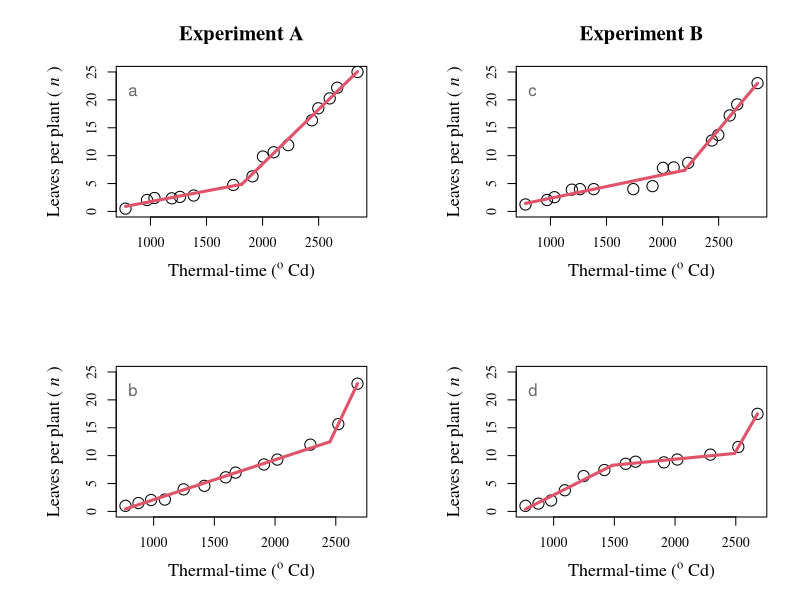

Recreate this plot in R.
## ---- chunk 1
library(segmented)
library(ggplot2)
## ---- chunk 2
setwd ("C:\\MyPfrBackUp\\My papers\\2015-Emmanuels_FodderBeet_Canopy\\Stats\\senesc\\")
info  = read.table("Broken_Stick_Senesc_Tt.txt", sep="\t", header=T)
head(info)
#plot(info)
## ---- chunk 3
years = unique(info$Year)
waterTreats = unique(info$Water)
years
waterTreats
## ---- chunk 4
par(mar=c(5,7,4,2))
par(mfcol=c(2,2))
graphNo=0
g = NULL
maxY <- max(info$Leaves)
for(y in 1:length(years)) {
  for(w in 1:length(waterTreats)) {
      
    graphNo = graphNo + 1
    
        if(graphNo == 1) {graphTitle = "A"
                }else{
                  graphTitle = "B"}
    
    df = subset(info, Year == years[y] & Water == waterTreats[w])
    
    if(w == 2 & y == 2) { # if rainfed break and exp B it twice
      
      out.lm<-lm(Leaves~Tt,data=df)
      o<-segmented(out.lm,seg.Z=~Tt,psi=list(Tt=c(1500,2000)),
                   control=seg.control(display=FALSE))
      # show stats
      print(summary(o))
      
      # find slopes and phyllochron
      s = slope(o)
      phyl = round(1/s$Tt[,1], digits = 0)
      
      # find breaks
      b = o$psi[,2]
      
      # show slopes and breakpoints
      print(paste0(years[y], "_",waterTreats[w],
                   ": Slopes: ", phyl, "oCd ", 
                   " Breaks at ",round(b, digits = 0), "oCd "))
      
      # plot graph
      plot(df$Tt,df$Leaves,cex=1.8, pch=01, family= "serif", xlab="", ylab="", ylim=c(0,maxY))
      plot(o,lwd=3, add=T)
      title(xlab=expression("Thermal-time ("^"o"~"Cd)"), 
      family= "serif", cex.lab=1.3, cex.main=1.3, cex.axis=1.3,  
      ylab = expression("Leaves per plant ("~ italic("n") ~")") )
      mtext(letters[graphNo], side = 3, line = -2, adj = 0.05, cex = 1, col = "grey40")
      
      # get the fitted data
      my.fitted <- fitted(o)
      my.model <- data.frame(Tt = df$Tt, Leaves = my.fitted)

      # plot the fitted model
     # g[graphNo] = ggplot(my.model, aes(x = Tt, y = Leaves)) + geom_line()
    
    } else {
      
      out.lm<-lm(Leaves~Tt,data=df)
      o<-segmented(out.lm,seg.Z=~Tt,psi=list(Tt=1800),
                   control=seg.control(display=FALSE))    
      # show stats
      print(summary(o))
      
      # find slopes and phyllochron
      s = slope(o)
      phyl = round(1/s$Tt[,1], digits = 0)
      
      # find breaks
      b = o$psi[,2]
      
      # show slopes and breakpoints
      print(paste0(years[y], "_",waterTreats[w],
                   ": Slopes: ", phyl, "oCd ", 
                   " Breaks at ",round(b, digits = 0), "oCd "))
      if (w == 1) {
        theTitle <- as.character(paste0("Experiment ",graphTitle))
      } else {
        theTitle <- NULL
      }
      
      
      # plot graph
      plot(df$Tt,df$Leaves, family= "serif", cex=1.8, cex.main=1.5, pch=01, 
           main= theTitle, xlab="", ylab="", ylim=c(0,maxY)) 
      plot(o,lwd=3, add=T)
      title(xlab=expression("Thermal-time ("^"o"~"Cd)"), family= "serif", 
            cex.lab=1.3, cex.main=1.3, cex.axis=1.3, 
            ylab = expression("Leaves per plant ("~ italic("n") ~")") )
      mtext(letters[graphNo], side = 3, line = -2, adj = 0.05, cex = 1, col = "grey40")
      
 
      # get the fitted data
      my.fitted <- fitted(o)
      my.model <- data.frame(Tt = df$Tt, Leaves = my.fitted)

      # plot the fitted model
      #ggplot(my.model, aes(x = Tt, y = Leaves)) + geom_line()
      
    }
  }
}
